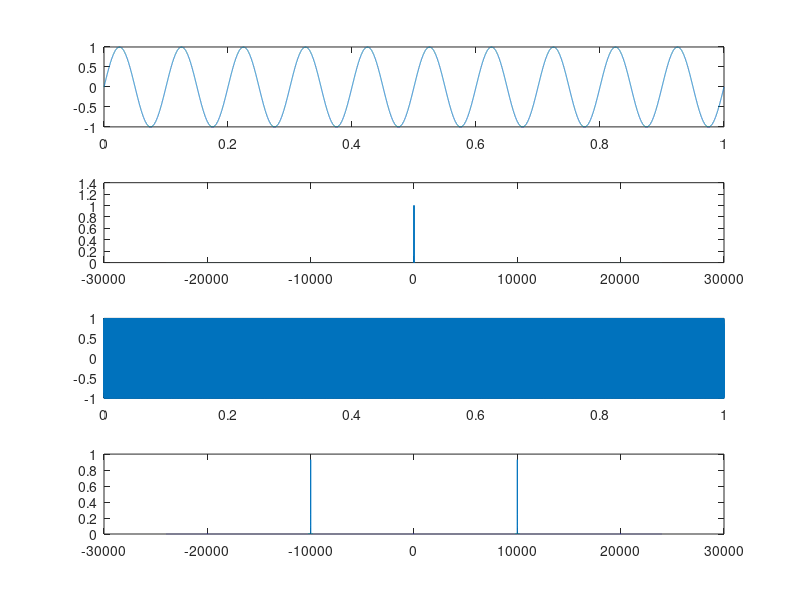

MATLAB code for this plot:
Fs = 48000;
t = 0:1/Fs:1;
makeSignal = @(A, f, phi) A*sin(2*pi*f*t + phi);
X = makeSignal(1, 10, 0);
X2 = makeSignal(1, 10000, 0);
scale = 2.4e4;
subplot(411);
plot(t, X);
subplot(412);
plot(linspace(-Fs/2, Fs/2, length(X)), fftshift(abs(fft(X)))/scale);

subplot(413);
plot(t, X2);
subplot(414);
plot(linspace(-Fs/2, Fs/2, length(X2)), fftshift(abs(fft(X2)))/scale);
